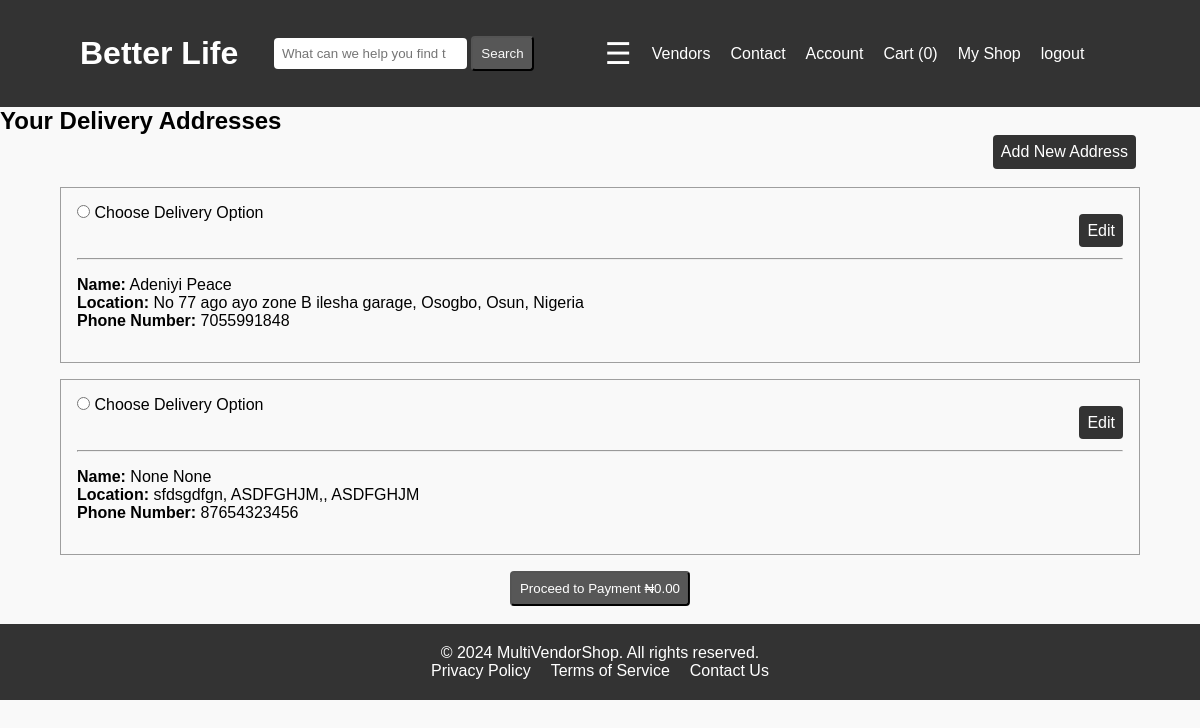
Page /cart/checkout/ (signed in) on the committed database.
### dashboard/models.py (models this page shows)
class Address(models.Model):
    user = models.ForeignKey(CustomUser, on_delete=models.CASCADE, related_name="address")
    first_name = models.CharField(max_length=50, null=True)
    last_name = models.CharField(max_length=50, null=True)
    city = models.CharField( max_length=100)
    state = models.CharField( max_length=100)
    country = models.CharField( max_length=100)
    phone_number = models.IntegerField()

### cart/views.py (the view, shortened to what this page needs)
# urls.py: path("checkout/", views.CheckoutView.as_view(), name="checkout"),
class CheckoutView(LoginRequiredMixin, View):
    def get(self, request):
        cart = Cart(request)
        context = {"cart":cart, }
        return render(request, "cart/checkout.html", context)

### cart/cart.py (called while the page is built)
    def __len__(self):
        return sum(int(item["quantity"] )for item in self.cart.values())

    def get_total_cost(self):
        for p in  self.cart.keys():
            self.cart[str(p)]["product"] = Product.objects.get(pk=p)
        return int(sum(item["product"].price * int(item["quantity"]) for item in self.cart.values()))

### store/context_processors.py (called while the page is built)
def recently_viewed(request):
    return {"recently_viewed":RecentlyViewed(request)}

### store/templatetags/menu.py (called while the page is built)
@register.inclusion_tag("menu_items.html")
def menu_items():
    categories = Category.objects.all().order_by("category").values()
    return { "categories":categories }

@register.simple_tag(takes_context=True)
def cart_number(context):
    request = context.get("request")
    cart = Cart(request)
    return len(cart)

### cart/templates/cart/checkout.html (shortened to what this page needs)
{% extends "base.html" %}
{% load static %}
{% block styles %}<link rel="stylesheet" href="{% static "cart/checkout.css" %}">{% endblock styles %}
{% block contents %}
<div class="saved-address">
    <h2>Your Delivery Addresses</h2>
    <a href="{% url "add_address"  %}" class="add_address">Add New Address</a>
    <br>
    <br>
</div>
<form action="" method="post" class="checkout">
    {% for address in request.user.address.all  %}
    <div class="my-address">
        <input type="radio" name="address-option-{{address.id}}" id="address-option-{{address.id}}">
        <label for="address-option-{{address.id}}">Choose  Delivery Option</label>
        <div class="update-address">
            <a href="{% url "edit_address" address.id %}">Edit</a>
        </div>
        <br>
        <hr>
        <div class="address-details">
            <p><strong>Name:</strong> {{address.last_name}} {{address.first_name}}
            <p><strong>Location:</strong> {{address.city}}, {{address.state}}, {{address.country}}</p>
            <p><strong>Phone Number:</strong> {{address.phone_number}}</p>
        </div>
    </div>
    {% endfor %}
        <button type="submit">Proceed to Payment ₦{{cart.get_total_cost|floatformat:"2g"}}</button>
</form>
<br>
{% endblock contents %}

### static/css/style.css (style rules this page uses)
* { margin: 0; padding: 0; box-sizing: border-box; }
body { font-family: Arial, sans-serif; background-color: #f9f9f9; }

### cart/static/cart/checkout.css (style rules this page uses)
.my-address { width: 90%; margin: 1rem auto; border: 1px solid rgb(158, 158, 158); padding: 1rem; }
.add_address { position: absolute; right: 4rem; text-decoration: none; padding: .5rem; background-color: #333; color: white; border-radius: 4px; }
.update-address { text-align: right; }
.update-address a { margin-left: 1rem; margin-bottom: .7rem; text-decoration: none; padding: .5rem; background-color: #333; color: white; border-radius: 4px; }
.address-details { padding: 1rem 0; }
.checkout button { background-color: #575757; color: white; padding: .5rem; border-radius: 4px; position: relative; left: 50%; transform: translate(-50%); }

### rows in the picture
Address: last_name "Adeniyi", first_name "Peace", city "No 77 ago ayo zone B ilesha garage, Osogbo", state "Osun", country "Nigeria", phone_number "7055991848"
Address: last_name "None", first_name "None", city "sfdsgdfgn", state "ASDFGHJM,", country "ASDFGHJM", phone_number "87654323456"

### other values in the picture
{{ cart.get_total_cost|floatformat:"2g" }} "0.00"
